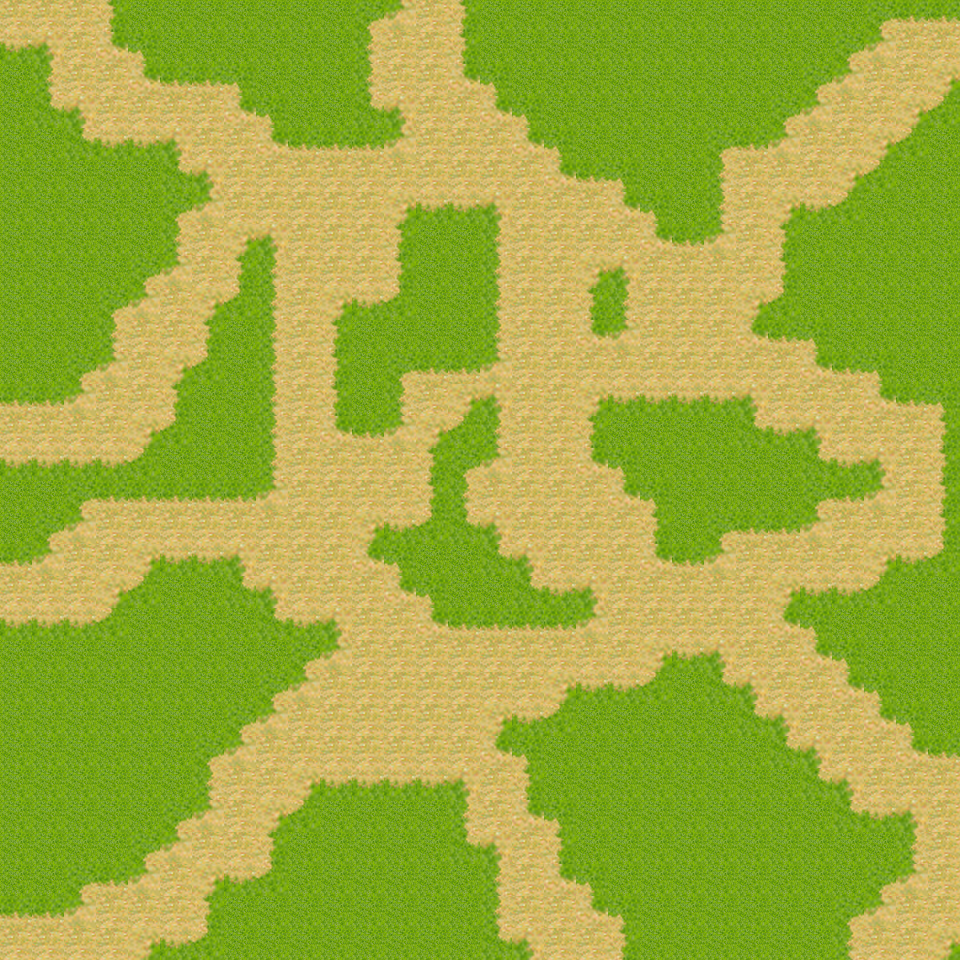

The image is a tile-based game level rendered from a .tmx file. Its description and source (layers, tilesets, objects; grid data summarised) follow:
An orthogonal 30x30 tile map with 32x32 px tiles, 1 tile layer (Tile Layer 1).

<map version="1.0" orientation="orthogonal" width="30" height="30" tilewidth="32" tileheight="32">
 <tileset firstgid="1" name="tile1" tilewidth="32" tileheight="32">
  <image source="tile1.png" trans="ff00ff" width="256" height="256" />
  <terraintypes>
   <terrain name="grass" tile="3" />
   <terrain name="land" tile="9" />
  </terraintypes>
  <tile id="0" terrain="0,0,0,1" />
  <tile id="1" terrain="0,0,1,1" />
  <tile id="2" terrain="0,0,1,0" />
  <tile id="3" terrain="0,0,0,0" />
  <tile id="8" terrain="0,1,0,1" />
  <tile id="9" terrain="1,1,1,1" />
  <tile id="10" terrain="1,0,1,0" />
  <tile id="11" terrain="0,1,1,1" />
  <tile id="12" terrain="1,0,1,1" />
  <tile id="16" terrain="0,1,0,0" />
  <tile id="17" terrain="1,1,0,0" />
  <tile id="18" terrain="1,0,0,0" />
  <tile id="19" terrain="1,1,0,1" />
  <tile id="20" terrain="1,1,1,0" />
 </tileset>
 <layer name="Tile Layer 1" width="30" height="30">
  <data>[900 cells, 900 non-empty, 14 distinct tile ids]</data>
 </layer>
</map>